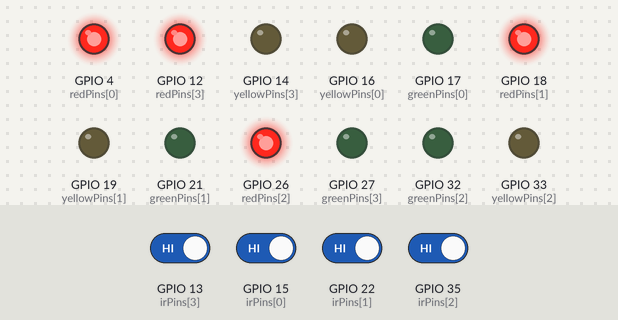
Simulated run of this sketch. Board: ESP32. Parts: output pins drawn as LEDs (lit = HIGH). The inputs (shaded band) are chosen by the test bench; at power-on: GPIO 13 (irPins[3]), GPIO 15 (irPins[0]), GPIO 22 (irPins[1]), GPIO 35 (irPins[2]) HIGH. WiFi joins after 1.5 s; servers stay silent unless stated; what the sketch prints to the serial monitor is not drawn.

Above: at 2.7 s.
2.8 s: GPIO 13 (irPins[3]) driven LOW
At 3.9 s:
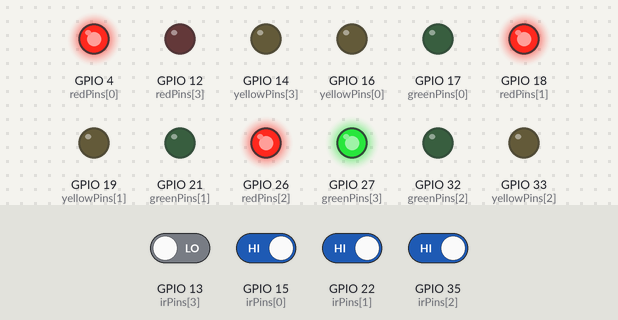
At 7.2 s:
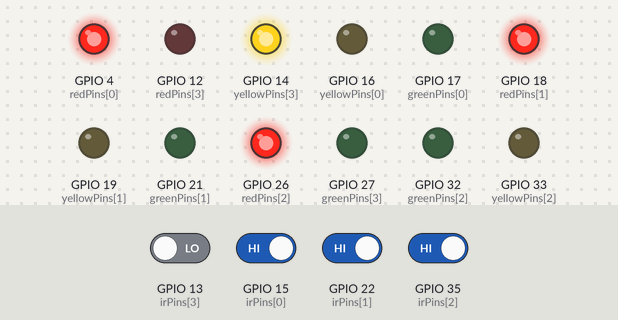
7.3 s: GPIO 13 (irPins[3]) driven HIGH and GPIO 15 (irPins[0]) driven LOW
At 15.5 s:
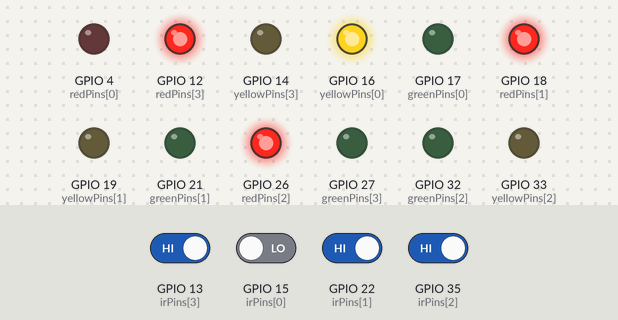
Timing chart, 0 to 20.4 s (numbered marks = the images above; inputs shaded):
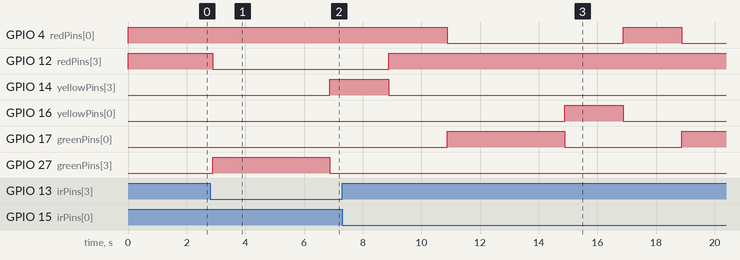

Measured:
- after the input at 2.8 s, GPIO 12 (redPins[3]): HIGH → LOW after 0.08 s; GPIO 14 (yellowPins[3]): LOW → HIGH after 4.1 s; GPIO 27 (greenPins[3]): LOW → HIGH after 0.08 s, → LOW 4.0 s later
- after the input at 7.3 s, GPIO 4 (redPins[0]): HIGH → LOW after 3.6 s, → HIGH 6.0 s later, → LOW 2.0 s later; GPIO 12 (redPins[3]): goes on until 8.9 s, then stays HIGH

The sketch:

smart_traffic_light.ino
```cpp
#include <WiFi.h>
#include <WebServer.h>

// ===== Wi-Fi settings =====
const char* WIFI_SSID     = "YOUR_WIFI_NAME";
const char* WIFI_PASSWORD = "YOUR_WIFI_PASSWORD";

WebServer server(80);

// ===== Traffic configuration =====
const int LANES = 4;

// Lanes with fewer waiting cars than this are skipped.
const unsigned int MIN_CARS_FOR_GREEN = 1;

// If every lane is empty: true = keep rotating, false = wait in all-red.
const bool ROTATE_WHEN_EMPTY = false;

// Adaptive green time: MIN + cars * PER_CAR, capped at MAX.
const unsigned long MIN_GREEN_MS = 3000;
const unsigned long PER_CAR_MS   = 1000;
const unsigned long MAX_GREEN_MS = 10000;

const unsigned long YELLOW_MS   = 2000;
const unsigned long ALL_RED_MS  = 2000;
const unsigned long DEBOUNCE_MS = 80;

// Starvation protection: each second of waiting adds this to a lane's score.
// A car-count is worth 1000, so 250 means 4 s of waiting ~ 1 extra car.
const unsigned long WAIT_SCORE_PER_SEC = 250;

// ===== LED GPIOs =====
const int redPins[LANES]    = {4, 18, 26, 12};
const int yellowPins[LANES] = {16, 19, 33, 14};
const int greenPins[LANES]  = {17, 21, 32, 27};

// ===== IR sensor GPIOs =====
// GPIO 35 is input-only and has no internal pull-up (fine: IR module drives it).
const int irPins[LANES] = {15, 22, 35, 13};

// Most digital IR obstacle sensors are active LOW.
const int DETECTED_LEVEL = LOW;

// ===== Traffic state =====
enum Phase { ALL_RED, GREEN, YELLOW };

Phase phase = ALL_RED;
int currentLane = -1;
int nextLane = 0;
unsigned long phaseStarted = 0;
unsigned long greenDuration = MIN_GREEN_MS;

// ===== Vehicle counting =====
unsigned int vehicleCount[LANES] = {0, 0, 0, 0};
unsigned long waitingSince[LANES] = {0, 0, 0, 0};  // 0 = not waiting

int lastRaw[LANES];
int stableReading[LANES];
unsigned long rawChangedAt[LANES];

// ===== Helper functions =====
const char* phaseName() {
  if (phase == GREEN) return "GREEN";
  if (phase == YELLOW) return "YELLOW";
  return "ALL RED";
}

bool laneHasRightOfWay(int lane) {
  return (phase == GREEN || phase == YELLOW) && lane == currentLane;
}

// Cars waiting in a lane: counted arrivals, or at least 1 if the sensor
// is currently blocked (a car sitting still in front of the sensor).
unsigned int waitingCars(int lane) {
  if (laneHasRightOfWay(lane)) return 0;

  unsigned int c = vehicleCount[lane];
  if (c == 0 && stableReading[lane] == DETECTED_LEVEL) c = 1;
  return c;
}

void allRed() {
  for (int i = 0; i < LANES; i++) {
    digitalWrite(redPins[i], HIGH);
    digitalWrite(yellowPins[i], LOW);
    digitalWrite(greenPins[i], LOW);
  }
}

void beginAllRed() {
  allRed();
  phase = ALL_RED;
  phaseStarted = millis();
  Serial.println("All lanes RED");
}

void beginGreen(int lane) {
  allRed();

  // Work out green time from the queue BEFORE clearing the count.
  unsigned long cars = waitingCars(lane);
  greenDuration = MIN_GREEN_MS + cars * PER_CAR_MS;
  if (greenDuration > MAX_GREEN_MS) greenDuration = MAX_GREEN_MS;

  currentLane = lane;
  vehicleCount[lane] = 0;
  waitingSince[lane] = 0;

  digitalWrite(redPins[lane], LOW);
  digitalWrite(greenPins[lane], HIGH);

  phase = GREEN;
  phaseStarted = millis();
  nextLane = (lane + 1) % LANES;

  Serial.printf("Lane %d GREEN for %lu ms (%lu cars)\n",
                lane + 1, greenDuration, cars);
}

void beginYellow() {
  if (currentLane >= 0) {
    digitalWrite(greenPins[currentLane], LOW);
    digitalWrite(yellowPins[currentLane], HIGH);
  }

  phase = YELLOW;
  phaseStarted = millis();

  Serial.printf("Lane %d YELLOW\n", currentLane + 1);
}

// Read and debounce all IR sensors.
// Count new arrivals in every lane except the one that currently has green/yellow.
void updateSensors() {
  unsigned long now = millis();

  for (int i = 0; i < LANES; i++) {
    int raw = digitalRead(irPins[i]);

    if (raw != lastRaw[i]) {
      lastRaw[i] = raw;
      rawChangedAt[i] = now;
    }

    if (now - rawChangedAt[i] >= DEBOUNCE_MS &&
        stableReading[i] != lastRaw[i]) {

      stableReading[i] = lastRaw[i];

      if (stableReading[i] == DETECTED_LEVEL && !laneHasRightOfWay(i)) {
        vehicleCount[i]++;
        Serial.printf("Vehicle detected in lane %d; count = %u\n",
                      i + 1, vehicleCount[i]);
      }
    }
  }

  // Track how long each lane has been waiting (for starvation protection).
  for (int i = 0; i < LANES; i++) {
    if (waitingCars(i) > 0) {
      if (waitingSince[i] == 0) waitingSince[i] = now ? now : 1;
    } else {
      waitingSince[i] = 0;
    }
  }
}

// Score = busy lanes first, plus a bonus for lanes that have waited long.
unsigned long laneScore(int lane) {
  unsigned long score = (unsigned long)waitingCars(lane) * 1000UL;
  if (waitingSince[lane] != 0) {
    score += ((millis() - waitingSince[lane]) / 1000UL) * WAIT_SCORE_PER_SEC;
  }
  return score;
}

// Returns the lane that should get green next, or -1 to stay in all-red.
int chooseLane() {
  int best = -1;
  unsigned long bestScore = 0;

  // Start at nextLane so ties are broken by rotation order.
  for (int offset = 0; offset < LANES; offset++) {
    int lane = (nextLane + offset) % LANES;

    if (waitingCars(lane) < MIN_CARS_FOR_GREEN) continue;

    unsigned long s = laneScore(lane);
    if (best < 0 || s > bestScore) {
      best = lane;
      bestScore = s;
    }
  }

  if (best >= 0) return best;
  return ROTATE_WHEN_EMPTY ? nextLane : -1;
}

// ===== Web dashboard =====
const char DASHBOARD_PAGE[] PROGMEM = R"rawliteral(
<!DOCTYPE html>
<html>
<head>
<meta name="viewport" content="width=device-width, initial-scale=1">
<title>Smart Traffic Management</title>
<style>
body{font-family:Arial;margin:20px;background:#f3f5f7;color:#202733}
h1{font-size:24px}
.grid{display:grid;grid-template-columns:repeat(2,minmax(0,1fr));gap:12px}
.card{background:white;padding:16px;border-radius:12px}
.dot{display:inline-block;width:13px;height:13px;border-radius:50%;margin-right:4px;background:#d8dde3}
.dot.red{background:#e53935}.dot.yellow{background:#fbc02d}.dot.green{background:#43a047}
</style>
</head>
<body>
<h1>Smart Traffic Management</h1>
<p>Controller: <b id="status">Connecting...</b></p>
<div class="grid" id="grid"></div>
<p>Current phase: <b id="phase">-</b></p>
<script>
async function refresh(){
  try{
    const r = await fetch('/data');
    const d = await r.json();
    document.getElementById('status').textContent = 'Online';
    document.getElementById('phase').textContent = d.phase;
    let h = '';
    d.lanes.forEach((l,i)=>{
      h += '<div class="card"><h2>Lane '+(i+1)+'</h2>'
        + '<p>Vehicles waiting: <b>'+l.waiting+'</b></p><p>'
        + '<span class="dot '+(l.light=="RED"?"red":"")+'"></span>RED '
        + '<span class="dot '+(l.light=="YELLOW"?"yellow":"")+'"></span>YELLOW '
        + '<span class="dot '+(l.light=="GREEN"?"green":"")+'"></span>GREEN'
        + '</p></div>';
    });
    document.getElementById('grid').innerHTML = h;
  }catch(e){
    document.getElementById('status').textContent = 'Offline';
  }
}
refresh();
setInterval(refresh, 1000);
</script>
</body>
</html>
)rawliteral";

const char* laneLight(int lane) {
  if (laneHasRightOfWay(lane)) return (phase == GREEN) ? "GREEN" : "YELLOW";
  return "RED";
}

void handleRoot() {
  server.send_P(200, "text/html", DASHBOARD_PAGE);
}

void handleData() {
  String json = "{\"phase\":\"";
  json += phaseName();
  json += "\",\"lanes\":[";

  for (int i = 0; i < LANES; i++) {
    if (i > 0) json += ",";
    json += "{\"waiting\":";
    json += String(waitingCars(i));
    json += ",\"light\":\"";
    json += laneLight(i);
    json += "\"}";
  }

  json += "]}";
  server.send(200, "application/json", json);
}

void setup() {
  Serial.begin(115200);

  for (int i = 0; i < LANES; i++) {
    pinMode(redPins[i], OUTPUT);
    pinMode(yellowPins[i], OUTPUT);
    pinMode(greenPins[i], OUTPUT);

    pinMode(irPins[i], INPUT);   // no INPUT_PULLUP: GPIO 35 has none

    lastRaw[i] = digitalRead(irPins[i]);
    stableReading[i] = lastRaw[i];
    rawChangedAt[i] = millis();
  }

  allRed();
  phase = ALL_RED;
  phaseStarted = millis();

  // Wi-Fi: auto-reconnect, and the server starts regardless of connection state.
  WiFi.mode(WIFI_STA);
  WiFi.setAutoReconnect(true);
  WiFi.begin(WIFI_SSID, WIFI_PASSWORD);

  server.on("/", handleRoot);
  server.on("/data", handleData);
  server.begin();

  Serial.print("Connecting to Wi-Fi");
  unsigned long wifiStart = millis();
  while (WiFi.status() != WL_CONNECTED && millis() - wifiStart < 15000) {
    delay(250);
    Serial.print(".");
  }

  if (WiFi.status() == WL_CONNECTED) {
    Serial.println("\nWi-Fi connected");
    Serial.print("Dashboard address: http://");
    Serial.println(WiFi.localIP());
  } else {
    Serial.println("\nWi-Fi unavailable; traffic control active, will keep retrying");
  }
}

void loop() {
  server.handleClient();
  updateSensors();

  unsigned long elapsed = millis() - phaseStarted;

  switch (phase) {
    case ALL_RED:
      if (elapsed >= ALL_RED_MS) {
        int lane = chooseLane();
        if (lane >= 0) beginGreen(lane);
        // else: stay red and keep checking each loop
      }
      break;

    case GREEN:
      if (elapsed >= greenDuration) beginYellow();
      break;

    case YELLOW:
      if (elapsed >= YELLOW_MS) beginAllRed();
      break;
  }
}
```
